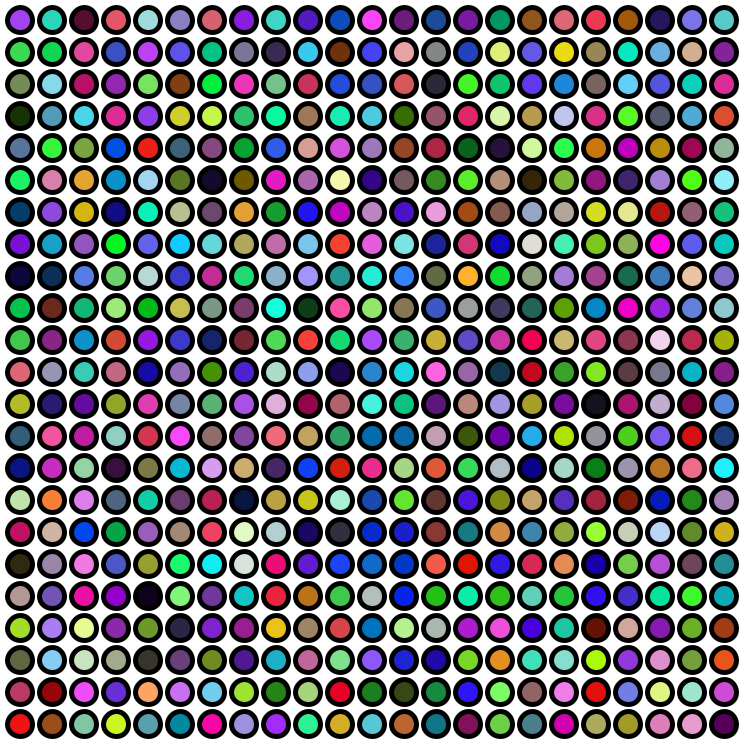
Frame 1 (no input)
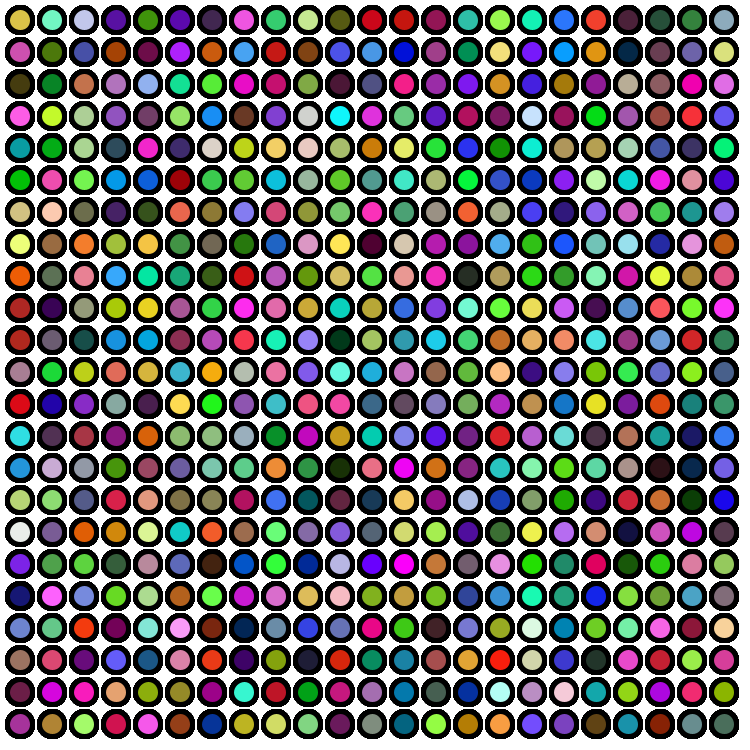
Frame 60 (the mouse pressed at the canvas centre just before this capture)
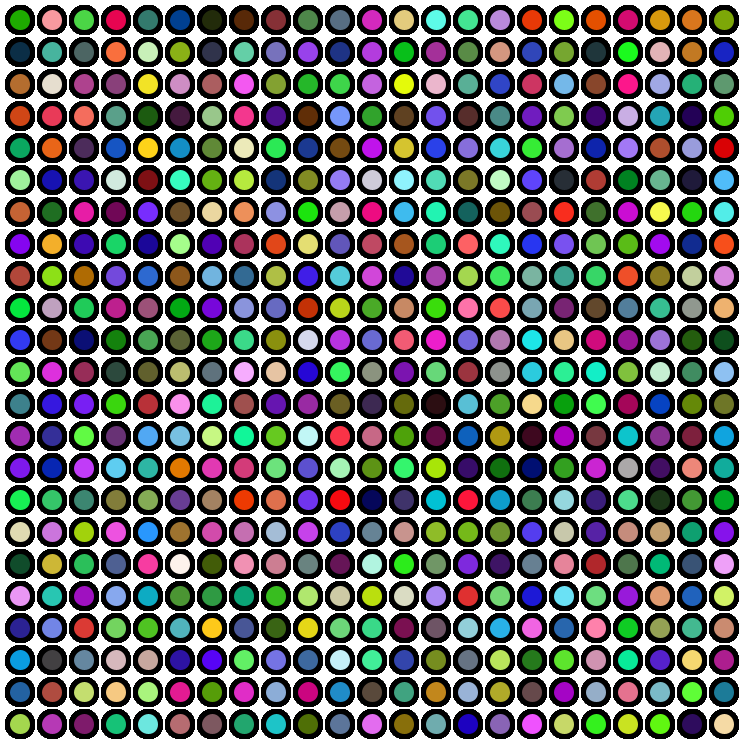
Frame 120 (the mouse held since frame 60 and released just before this capture)

The Processing sketch that drew these frames (run headless with seeded random() and noise(); from frame 60 on, the mouse is pressed at the canvas centre):

// Processing sketch: FlashingCircleArray
// ── FlashingCircleArray.pde
myApplication myApp;
RndColorCircle myCir;


//myApplication 
class myApplication
{
 int diameter=25;
 int spacing=7;
 int stroke=5;
 int delay=200;
 int appWidth=750;
 int appHeight=750;

   myApplication()
   {
   for (int c=1 ; (diameter+spacing)*c-diameter/2 < width; c++)
     for (int r =1 ; (diameter+spacing)*r-diameter/2 <height ; r++)
     {
         myCir = new RndColorCircle(stroke,(diameter+spacing)*c-diameter/2,(diameter+spacing)*r-diameter/2,diameter);  
      }
    
     delay(delay);
    }  
}


class RndColorCircle
{
  RndColorCircle(int stroke, int xpos, int ypos, int diameter)
  {
  strokeWeight(stroke); 
  fill(random(0,255),random(0,255),random(0,255));
  ellipse(xpos,ypos,diameter,diameter);    
  } 
}



//1 of 2 PROCESSING "main" program
//This runs once and is for static intializations
void setup(){
   size (750,750);
   background(255,255,255);
   
   
}

//2 of 2 PROCESSING "main" program
//this is where the dynamic stuff happens
void draw(){
   myApp=new myApplication();
}
